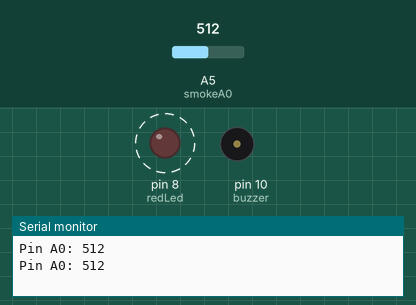
Recording of a sketch running on a simulated Arduino Uno, built with avr-gcc and run on an emulated ATmega328P. On the bench: output pins drawn as LEDs (lit = HIGH), buzzer (waves = sounding), the last lines printed to the serial monitor. Dashed ring = blinking. The inputs (shaded band) are chosen by the test bench; at power-on: A5 (smokeA0) = 512.

Above: at 2.3 s.
2.4 s: A5 (smokeA0) set to 110
At 3.8 s:
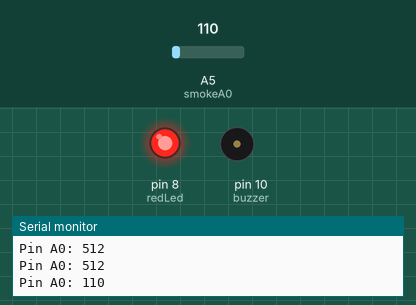
5.9 s: A5 (smokeA0) set to 92
At 6.9 s:
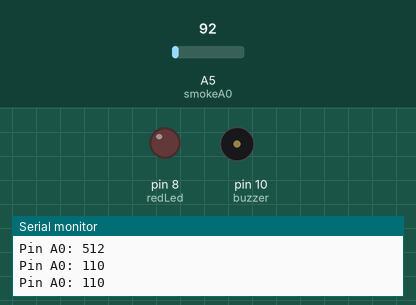
Timing chart, 0 to 8.9 s (numbered marks = the images above; inputs shaded):
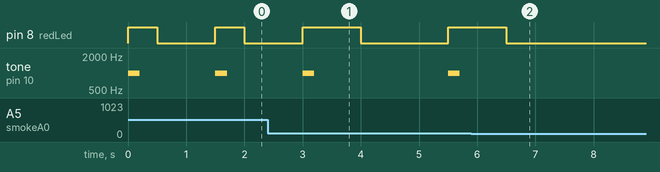

Measured:
- the behaviour switches between 100 and 99 on A5 (smokeA0) (found by bisection; images 1 and 2)
- after the input at 2.4 s, tone on pin 10 (buzzer): silent → 1000 Hz after 3.1 s, → silent 0.20 s later
- after the input at 5.9 s, pin 8 (redLed): goes on until 6.5 s, then stays LOW; tone on pin 10 (buzzer): stops changing and stays silent
- by itself, tone on pin 10 (buzzer): alternates 1000 Hz for 0.20 s and silent for 1.3 s

The sketch:

sketch_nov29a.ino
```cpp
int redLed = 8;
// int greenLed = 11;
int buzzer = 10;
int smokeA0 = A5;
// Your threshold value
// int sensorThres = 2500;

void setup() {
  pinMode(redLed, OUTPUT);
//  pinMode(greenLed, OUTPUT);
  pinMode(buzzer, OUTPUT);
  pinMode(smokeA0, INPUT);
  Serial.begin(9600);
}

void loop() {
  int analogSensor = analogRead(smokeA0);

  Serial.print("Pin A0: ");
  Serial.println(analogSensor);
  // Checks if it has reached the threshold value
  if (analogSensor >= 2000)
  {
    digitalWrite(redLed, HIGH);
    tone(buzzer, 1000, 200);
  }
  else if (analogSensor < 2000 && analogSensor >= 1200)
  {
    digitalWrite(redLed, HIGH);
    tone(buzzer, 1000, 200);
    delay(200);
    digitalWrite(redLed, LOW);
    noTone(buzzer);
    delay(200);
  }
  else if (analogSensor < 1200 && analogSensor >= 400)
  {
    digitalWrite(redLed, HIGH);
    tone(buzzer, 1000, 200);
    delay(500);
    digitalWrite(redLed, LOW);
    noTone(buzzer);
    delay(500);
  }
  else if (analogSensor < 400 && analogSensor >= 100)
  {
    digitalWrite(redLed, HIGH);
    tone(buzzer, 1000, 200);
    delay(1000);
    digitalWrite(redLed, LOW);
    noTone(buzzer);
    delay(1000);
  }
  else
  {
    digitalWrite(redLed, LOW);
    noTone(buzzer);
  }
  delay(500);
}
```
